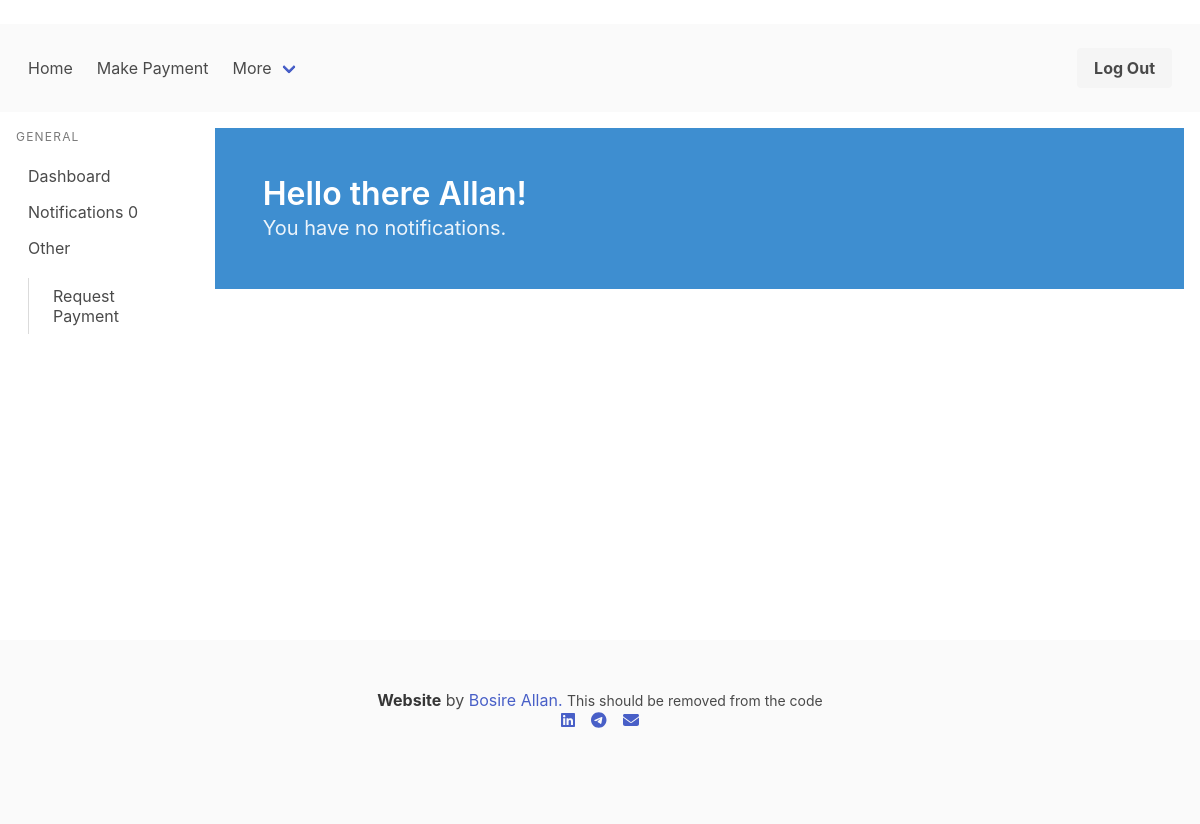
The app's page / (signed in), older data.
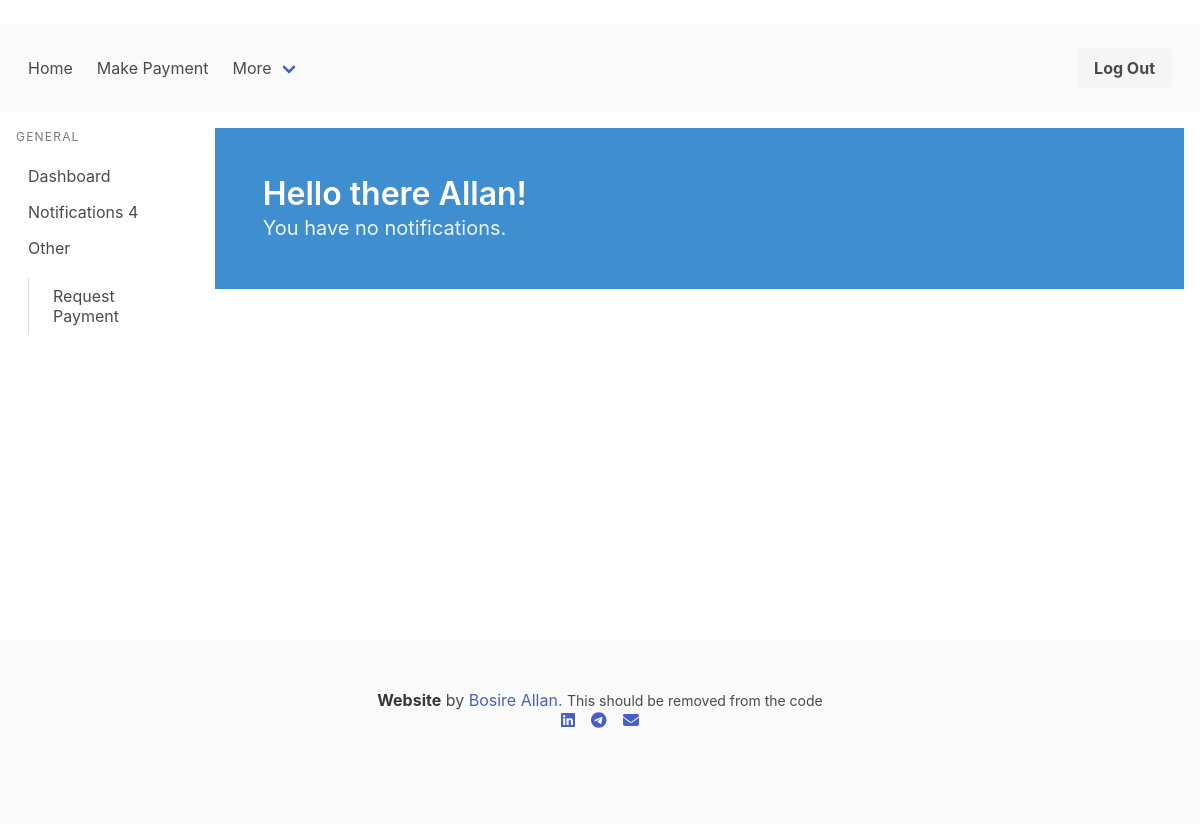
The same page, newer data.
### pay_app/models.py (models this page shows, shortened)
class User(DjangoUser):
    uuid = models.UUIDField(default=uuid.uuid4, editable=False, unique=True)
    balance = models.IntegerField(default=10000)
    currency = models.ForeignKey(Currency, on_delete=models.CASCADE, null=True, blank=True)
    @property
    def get_unread_notifications(self):
        return Notification.objects.filter(receiver=self, read=False).order_by('-date')

### pay_app/views.py (the view)
# urls.py: path('', views.index, name='index'),
def index(request):
    context = {}
    try:
        user = User.objects.get(id=request.user.id)
        context = {'user': user}
    except User.DoesNotExist:
        pass
    if request.user.is_staff:
        return redirect('/admin/')
    return render(request, 'index.html', context)

### templates/index.html (shortened to what this page needs)
{% extends 'base.html' %}
{% block content %}
    {% include 'side_nav.html' %}
    <div class="column">
        <div class="hero">
            <div class="hero is-info">
                <div class="hero-body">
                    <p class="title">
                        Hello there {{ user.username | capfirst }}!
                    </p>
                    <p class="subtitle">
                        {% if user.notifications %}
                            You have {{ user.notifications.count }} notifications.
                        {% else %}
                            You have no notifications.
                        {% endif %}
                    </p>
                </div>
            </div>
        </div>
    </div>
{% endblock %}

### templates/side_nav.html (shortened to what this page needs)
﻿<div class="column is-2">
    <aside class="menu is-hidden-mobile is-flex is-flex-direction-column">
        <p class="menu-label">
            General
        </p>
        <ul class="menu-list" id="menu-list">
            <li><a href="{% url 'pay_app:dashboard' %}" id="dashboard">Dashboard</a></li>
            <li><a id="notifications" href="{% url 'pay_app:notifications' %}">Notifications <span class="notification-bubble">{{ user.get_unread_notifications.count }}</span></a></li>
            <li><a>Other</a>
                <ul>
                    <li><a href="{% url 'pay_app:request-payment' %}" id="pending_money">Request Payment</a></li>
                </ul>
            </li>
        </ul>
    </aside>
</div>

Row changes from the older to the newer data that the page shows:
changed User: get_unread_notifications.count "0" → "4"
